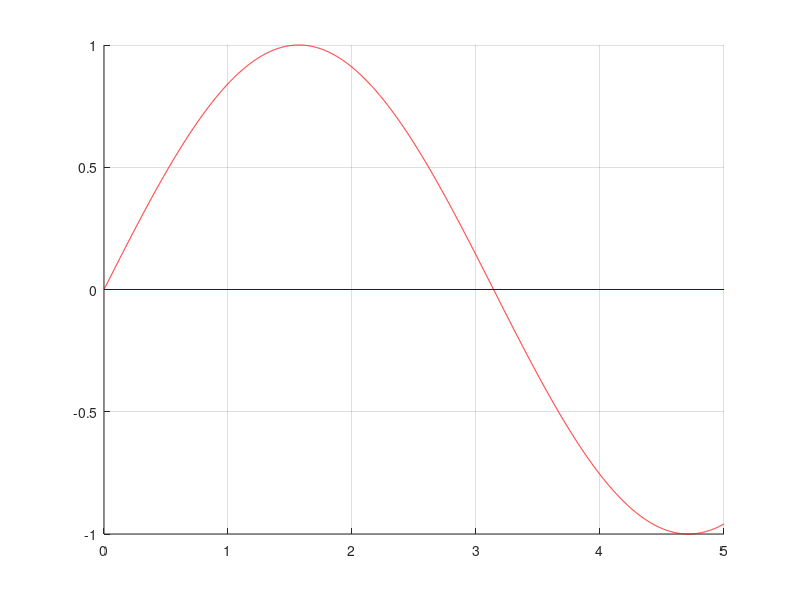

The MATLAB script that drew this image:
clc
clear 
format long 
grid on
hold all

a=0;
b=5;
n=1;  



x_build=(a:0.001:b);
y_build = sin(x_build);
plot(x_build,y_build,'r-')
 
plot([a b],[0 0],'b-');


for i=1:15
    h=(b-a)/n;
    x=[a:h:b];
    y = sin(x);
    q = plot(x,y,'b-');
    h = h/2;
    n = n+1
    pause;
    delete(q);
end

